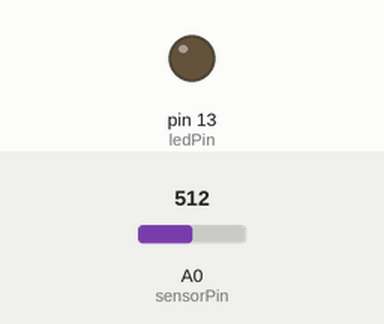
This sketch was run on a simulated Arduino Uno, built with avr-gcc and run on an emulated ATmega328P. On the bench: output pins drawn as LEDs (lit = HIGH). Inputs (shaded band) come from the test bench; at power-on: A0 (sensorPin) = 512. What the sketch prints to the serial monitor is not drawn.

Above: at 1.2 s.
1.3 s: A0 (sensorPin) set to 531
At 2.0 s:
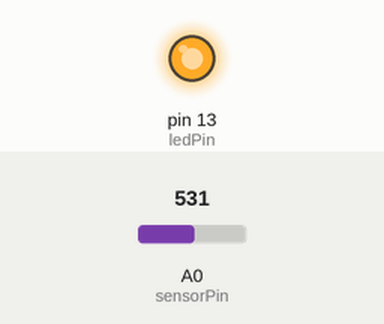
2.8 s: A0 (sensorPin) set to 511
At 3.1 s:
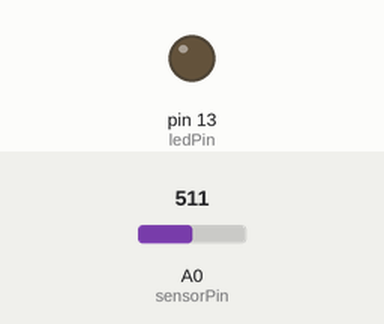
4.3 s: A0 (sensorPin) set to 716
At 5.4 s:
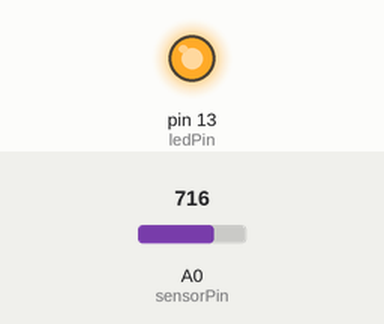
Timing chart, 0 to 7.3 s (numbered marks = the images above; inputs shaded):
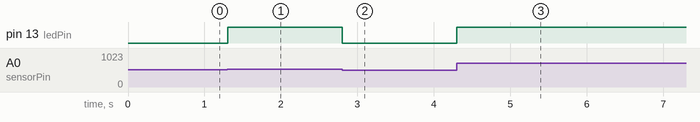

The sketch:

sketch_oct09b.ino
```cpp
int sensorPin = A0; //select the input pin for the potentiometer
int ledPin = 13; //select the pin for the LED
int sensorValue = 0; //variable to store the value coming from the
int newSensorValue;

void setup(){
  //declare the ledPIN as an OUTPUT:
  pinMode(ledPin, OUTPUT);
  Serial.begin(9600);
}


void loop(){
  //read the value from the sensor:
  sensorValue = analogRead(sensorPin);
  //turn the ledPIN on
  newSensorValue = map(sensorValue, 0, 1023, 0, 255);
  analogWrite(ledPin, newSensorValue);

Serial.print(newSensorValue);
}
```

Measured:
- the behaviour switches between 513 and 514 on A0 (sensorPin) (found by bisection; images 0 and 1)
- after the input at 1.3 s, pin 13 (ledPin): LOW → HIGH at once
- after the input at 2.8 s, pin 13 (ledPin): HIGH → LOW at once
- after the input at 4.3 s, pin 13 (ledPin): LOW → HIGH at once
